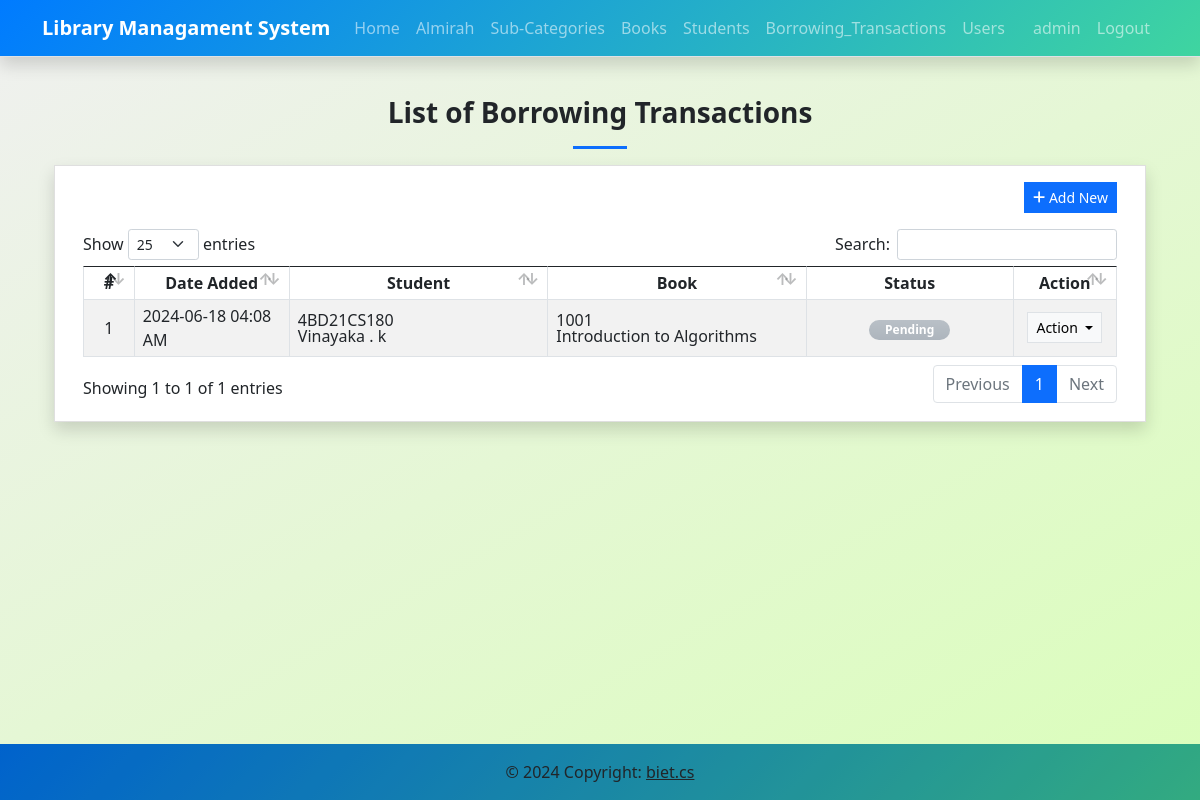
Screenshot of /borrows (signed in) with the database file from the repository.
### lmsApp/models.py (models this page shows, shortened)
class Borrow(models.Model):
    student = models.ForeignKey(Students, on_delete=models.CASCADE, related_name="student_id_fk")
    book = models.ForeignKey(Books, on_delete=models.CASCADE, related_name="book_id_fk")
    borrowing_date = models.DateField()
    return_date = models.DateField()
    status = models.CharField(max_length=2, choices=(('1', 'Pending'), ('2', 'Returned')), default='1')
    date_added = models.DateTimeField(default=timezone.now)
    date_created = models.DateTimeField(auto_now=True)
    class Meta:
        verbose_name_plural = "Borrowing Transactions"

class Students(models.Model):
    code = models.CharField(max_length=250)
    first_name = models.CharField(max_length=250)
    middle_name = models.CharField(max_length=250, blank=True, null=True)
    last_name = models.CharField(max_length=250)
    gender = models.CharField(max_length=20, choices=(('Male', 'Male'), ('Female', 'Female')), default='Male')
    contact = models.CharField(max_length=250)
    email = models.CharField(max_length=250)
    address = models.CharField(max_length=250)
    department = models.CharField(max_length=250, blank=True, null=True)
    course = models.CharField(max_length=250, blank=True, null=True)
    status = models.CharField(max_length=2, choices=(('1', 'Active'), ('2', 'Inactive')), default='1')
    delete_flag = models.IntegerField(default=0)
    date_added = models.DateTimeField(default=timezone.now)
    date_created = models.DateTimeField(auto_now=True)
    class Meta:
        verbose_name_plural = "List of Students"
    def name(self):
        return str(f"{self.first_name}{' '+self.middle_name if self.middle_name else ''} {self.last_name}")

class Books(models.Model):
    sub_category = models.ForeignKey(SubCategory, on_delete=models.CASCADE)
    isbn = models.CharField(max_length=250)
    title = models.CharField(max_length=250)
    description = models.TextField(blank=True, null=True)
    author = models.TextField(blank=True, null=True)
    publisher = models.CharField(max_length=250)
    date_published = models.DateTimeField()
    status = models.CharField(max_length=2, choices=(('1', 'Active'), ('2', 'Inactive')), default='1')
    delete_flag = models.IntegerField(default=0)
    date_added = models.DateTimeField(default=timezone.now)
    date_created = models.DateTimeField(auto_now=True)
    class Meta:
        verbose_name_plural = "List of Books"

### lmsApp/views.py (the view)
# urls.py: path('borrows',views.borrows,name='borrow-page'),
@login_required
def borrows(request):
    context = context_data(request)
    context['page'] = 'borrow'
    context['page_title'] = "Borrowing Transaction List"
    context['borrows'] = models.Borrow.objects.order_by('status').all()
    return render(request, 'borrows.html', context)

### lmsApp/views.py (called while the page is built)
def context_data(request):
    fullpath = request.get_full_path()
    abs_uri = request.build_absolute_uri()
    abs_uri = abs_uri.split(fullpath)[0]
    context = {
        'system_host' : abs_uri,
        'page_name' : '',
        'page_title' : '',
        'system_name' : 'Library Managament System',
        'topbar' : True,
        'footer' : True,
    }
    return context

### lmsApp/templates/borrows.html (shortened to what this page needs)
{% extends 'base.html' %} {% load static %} {% block pageContent %}
<section class="py-4">
    <div class="container">
        <h3 class="fw-bolder text-center">List of Borrowing Transactions</h3>
        <center>
            <hr class="bg-primary opacity-100" style="height:3px" width="5%">
        </center>
        <div class="card rounded-0 shadow">
            <div class="card-body">
                <div class="container-fluid">
                    <div class="text-end mb-3">
                        <button class="btn btn-sm btn-primary rounded-0 bg-gradient-primary" type="button" id="create_new"><i class="fa fa-plus"></i> Add New</button>
                    </div>
                    <table class="table table-bordered table-striped" id="borrow-tbl">
                        <colgroup>
                            <col width="5%">
                            <col width="15%">
                            <col width="25%">
                            <col width="25%">
                            <col width="20%">
                            <col width="10%">
                        </colgroup>
                        <thead>
                            <tr>
                                <th class="text-center">#</th>
                                <th class="text-center">Date Added</th>
                                <th class="text-center">Student</th>
                                <th class="text-center">Book</th>
                                <th class="text-center">Status</th>
                                <th class="text-center">Action</th>
                            </tr>
                        </thead>
                        <tbody>
                            {% for borrow in borrows %}
                            <tr>
                                <td class="text-center">{{ forloop.counter }}</td>
                                <td>{{ borrow.date_added|date:"Y-m-d h:i A"}}</td>
                                <td>
                                    <div class="lh-1">
                                        <div>{{ borrow.student.code}}</div>
                                        <div>{{ borrow.student.name}}</div>
                                    </div>
                                </td>
                                <td>
                                    <div class="lh-1">
                                        <div>{{ borrow.book.isbn}}</div>
                                        <div>{{ borrow.book.title}}</div>
                                    </div>
                                </td>
                                <td class="text-center">
                                    {% if borrow.status == '1' %}
                                    <span class="badge badge-secondary bg-gradient bg-secondary px-3 rounded-pill bg-opacity-75 text-sm py-1">Pending</span> {% else %}
                                    <span class="badge badge-primary bg-gradient bg-primary px-3 rounded-pill bg-opacity-75 text-sm py-1">Returned</span> {% endif %}
                                </td>
                                <td class="text-center">
                                    <div class="dropdown">
                                        <button class="btn btn-light btn-sm rounded-0 border dropdown-toggle" type="button" id="abtn{{borrow.pk}}" data-bs-toggle="dropdown" aria-expanded="false">
                                          Action
                                        </button>
                                    </div>
                                </td>
                            </tr>
                            {% endfor %}
                        </tbody>
                    </table>
                </div>
            </div>
        </div>
    </div>
</section>
{% endblock pageContent %}

### lmsApp/templates/topNavigation.html (shortened to what this page needs)
{% load static %}
<header>
    <nav class="navbar navbar-expand-lg navbar-dark navbar-custom fixed-top shadow border-bottom">
        <div class="container">
            <a class="navbar-brand" target="_blank" href="./">
                <b>{{system_name}}</b>
            </a>
            <div class="collapse navbar-collapse" id="navbarExample01">
                <ul class="navbar-nav me-auto mb-2 mb-lg-0" id="topNav">
                    {% if request.user.is_authenticated %}
                    <li class="nav-item">
                        <a class="nav-link" aria-current="page" href="{% url 'home-page' %}">Home</a>
                    </li>
                    <li class="nav-item">
                        <a class="nav-link" aria-current="page" href="{% url 'category-page' %}">Almirah</a>
                    </li>
                    <li class="nav-item">
                        <a class="nav-link" aria-current="page" href="{% url 'sub_category-page' %}">Sub-Categories</a>
                    </li>
                    <li class="nav-item">
                        <a class="nav-link" aria-current="page" href="{% url 'book-page' %}">Books</a>
                    </li>
                    <li class="nav-item">
                        <a class="nav-link" aria-current="page" href="{% url 'student-page' %}">Students</a>
                    </li>
                    <li class="nav-item">
                        <a class="nav-link" aria-current="page" href="{% url 'borrow-page' %}">Borrowing_Transactions</a>
                    </li>
                    {% if request.user.is_superuser %}
                    <li class="nav-item">
                        <a class="nav-link" aria-current="page" href="{% url 'user-page' %}">Users</a>
                    </li>
                    {% endif %}
                    {% endif %}
                </ul>
                <ul class="navbar-nav d-flex flex-row">
                    {% if user.id %}
                    <li class="nav-item">
                        <a class="nav-link"  href="{% url 'profile-page' %}"> {{user.username}}</a>
                    </li>
                    <li class="nav-item">
                        <a class="nav-link" aria-current="page" href="{% url 'logout' %}">Logout</a>
                    </li>
                    {% else %}
                    <li class="nav-item">
                        <a class="nav-link" aria-current="page" href="{% url 'login-page' %}">Login</a>
                    </li>
                    {% endif %}
                </ul>
            </div>
        </div>
    </nav>
</header>

### static/assets/default/css/style.css (style rules this page uses)
html, body { height: 100%; width: 100%; max-height: 100%; overflow: auto; display: flex; flex-direction: column; background: linear-gradient(150deg, #f0f0f0 0%, #dafeba 100%); }
body>header { flex-shrink: auto; }
.bg-secondary { background-color: var(--bs-gray-500)!important; }

### lmsApp/templates/topNavigation.html (style rules this page uses)
.navbar-custom { background: linear-gradient(135deg, #007bff 0%, #3fd5a0 100%); }

### rows the page displays
Borrow: date_added "2024-06-18 04:08 AM", student.code "4BD21CS180", student.name "Vinayaka . k", book.isbn "1001", book "Introduction to Algorithms", status "Pending"

### other values shown
{{ system_name }} "Library Managament System"
{{ user.username }} "admin"
